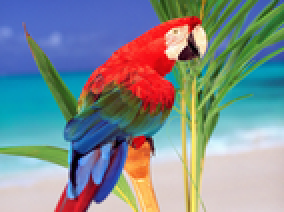
%> input picture Practica3bis/loro.png, 142 x 106 px, shrunk from 400 x 300 before the run (shown 2 times larger)
$ octave --eval "ex33;"   (GNU Octave 9; MATLAB toolbox functions it lacks are replaced by stand-ins)
%> lines starting %> are read from the running program, lines starting %| are printed output that depends on the picture; in (x1, y1, x2, y2) boxes, pixels count from 0 and x2, y2 are one past the last pixel; in counts of white or black regions, pixels touching at a corner belong together; the program's own positions count from 1
function [  ] = ex33(  )
imc = imread('loro.png');
%> imc is the input picture: size 106x142x3 uint8; mean R, G, B 127.9, 140.2, 144
img = rgb2gray(imc);
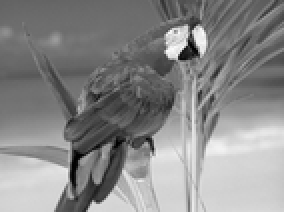
%> img: size 106x142 uint8 (shown 2 times larger); min 0, max 251, mean 137
[n m] = size(img);
%> n = 106; m = 142
X = ones(n*m, 3);
for i=1:n
    X((i-1)*m+1:m*i,1) = i;
    X((i-1)*m+1:m*i,2) = 1:m;
end
for i=1:n*m
    a = X(i,:);
    X(a(2),a(1)) = a(3);
end
% [6 lines of commented-out code are left out]
res = zeros(n, m);
for i=1:n*m
    a = X(i,:);
    res(a(2),a(1)) = a(3);
end
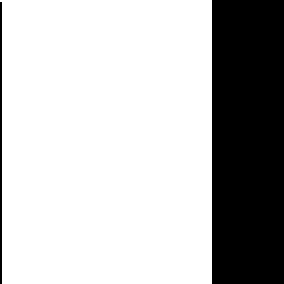
%> res: size 142x142 double (shown 2 times larger); values 0 (black) and 1 (white), 73.9% white; 2 black regions, box (x1, y1, x2, y2) and area: (106, 0, 142, 142) 5112, (0, 1, 1, 142) 141

imshow(uint8(res));

%plotcluster(X, 4, idx, c);
end
